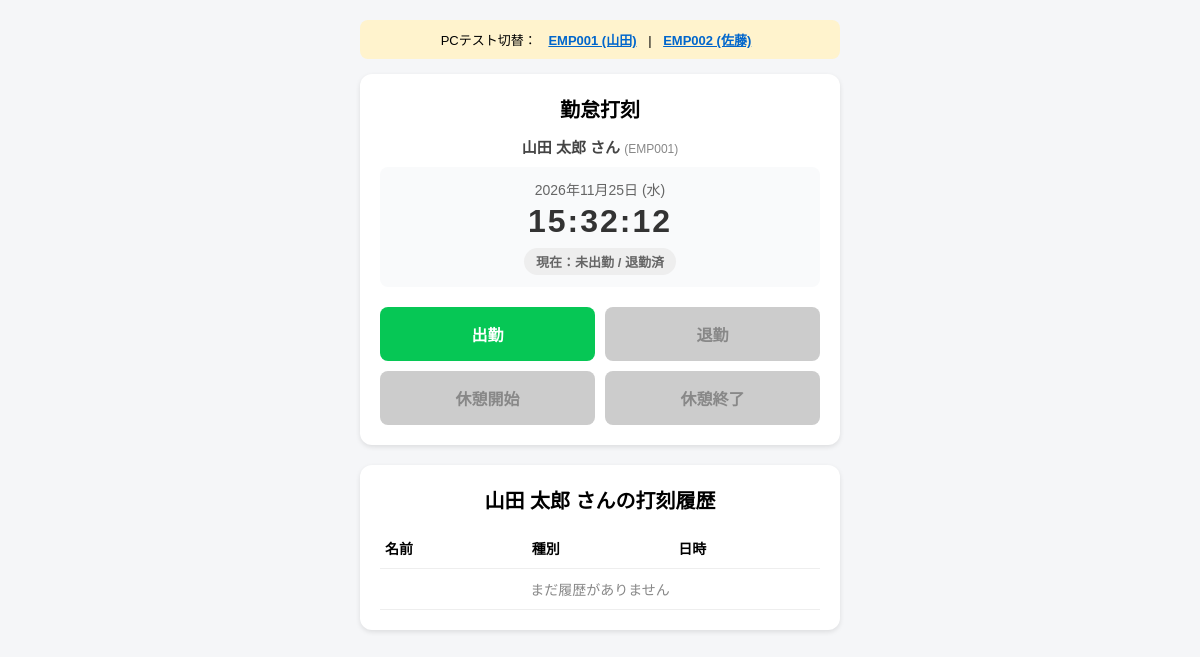
/, run on an earlier commit of the app's database.
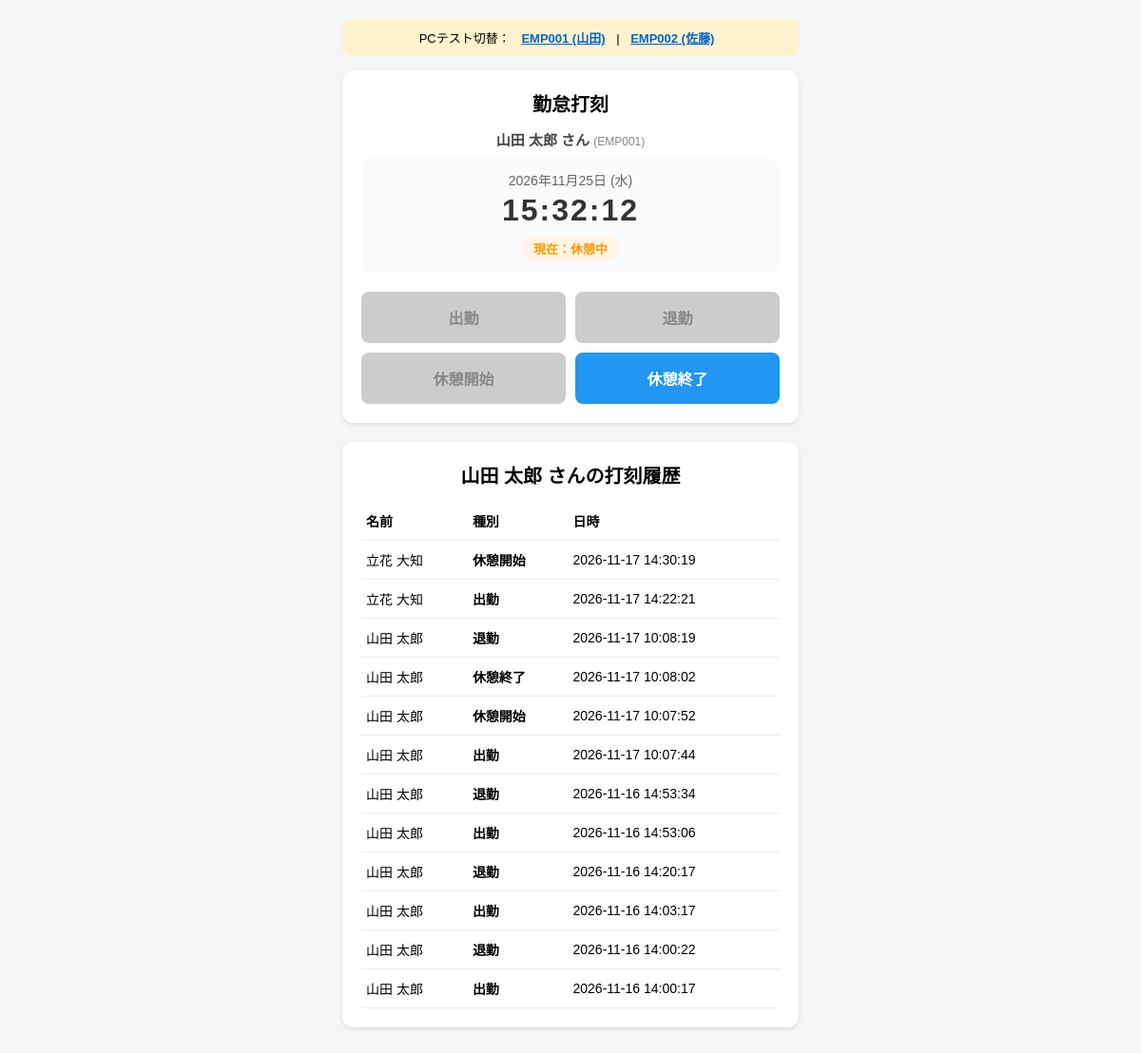
And on a later commit of the database.
### tables this page shows
CREATE TABLE records (
            id INTEGER PRIMARY KEY AUTOINCREMENT,
            user_id TEXT NOT NULL,
            user_name TEXT NOT NULL,
            action TEXT NOT NULL,
            timestamp TEXT NOT NULL
        );

### flaskr/main.py (the view, shortened to what this page needs)
@app.route('/')
def index():
    line_user_id = request.args.get('line_user_id', '')
    error_msg = request.args.get('error', '')
    mode = request.args.get('mode', '')
    if line_user_id and mode != 'staff':
        return render_template(
            'index.html',
            mode='select',
            line_user_id=line_user_id
        )
    user_id = request.args.get('user_id', 'EMP001')
    user_name = request.args.get('user_name', '山田 太郎')
    conn = sqlite3.connect(DB_NAME)
    c = conn.cursor()
    c.execute(
        'SELECT user_name, action, timestamp FROM records WHERE user_id = ? ORDER BY id DESC LIMIT 20',
        (user_id,)
    )
    records = c.fetchall()
    conn.close()
    last_action = records[0][1] if records else None
    return render_template(
        'index.html',
        mode='staff',
        is_registered=True,
        records=records,
        last_action=last_action,
        user_id=user_id,
        user_name=user_name,
        line_user_id=''
    )

### flaskr/templates/index.html (shortened to what this page needs)
<!DOCTYPE html>
<html lang="ja">
<head>
    <link rel="stylesheet" href="{{ url_for('static', filename='style.css') }}">
</head>
<body>
    {% if not line_user_id %}
    <div class="test-bar">
        PCテスト切替：
        <a href="/?user_id=EMP001&user_name=山田 太郎">EMP001 (山田)</a> |
        <a href="/?user_id=EMP002&user_name=佐藤 花子">EMP002 (佐藤)</a>
    </div>
    {% endif %}
    {% if mode == 'select' %}
    <div class="card">
        <h1>勤怠管理アプリ</h1>
        <p class="info-text">
            利用する機能を選択してください。
        </p>
        <div class="form-group">
            <a href="{{ url_for('index', line_user_id=line_user_id, mode='staff') }}"
               class="btn-register"
               style="display: block; box-sizing: border-box; text-align: center; text-decoration: none; color: white; padding: 15px;">
                スタッフとして利用
            </a>
        </div>
        <div class="form-group">
            <a href="{{ url_for('admin_login') }}"
               class="btn-register"
               style="display: block; box-sizing: border-box; text-align: center; text-decoration: none; color: white; padding: 15px;">
                管理者としてログイン
            </a>
        </div>
    </div>
    {% else %}
    <div class="card">
        <h1>勤怠打刻</h1>
        <div class="user-info">
            {{ user_name }} さん
            <span class="emp-badge">({{ user_id }})</span>
        </div>
        <div class="clock-box">
            <div id="current-date" class="date-text">
            </div>
            <div id="current-time" class="time-text">
            </div>
            {% if last_action in ['出勤', '休憩終了'] %}
            <div class="status-badge status-working">
                現在：出勤中
            </div>
            {% elif last_action == '休憩開始' %}
            <div class="status-badge status-break">
                現在：休憩中
            </div>
            {% else %}
            <div class="status-badge status-off">
                現在：未出勤 / 退勤済
            </div>
            {% endif %}
        </div>
        <form action="/stamp" method="POST">
            <div class="btn-grid">
                <button type="submit" name="action" value="出勤" class="btn-in"
                    {% if last_action not in [None, '退勤'] %}disabled{% endif %}>
                    出勤
                </button>
                <button type="submit" name="action" value="退勤" class="btn-out"
                    {% if last_action not in ['出勤', '休憩終了'] %}disabled{% endif %}>
                    退勤
                </button>
                <button type="submit" name="action" value="休憩開始" class="btn-break-start"
                    {% if last_action not in ['出勤', '休憩終了'] %}disabled{% endif %}>
                    休憩開始
                </button>
                <button type="submit" name="action" value="休憩終了" class="btn-break-end"
                    {% if last_action != '休憩開始' %}disabled{% endif %}>
                    休憩終了
                </button>
            </div>
        </form>
    </div>
    <div class="card">
        <h1>{{ user_name }} さんの打刻履歴</h1>
        <table>
            <thead>
                <tr>
                    <th>名前</th>
                    <th>種別</th>
                    <th>日時</th>
                </tr>
            </thead>
            <tbody>
                {% for record in records %}
                <tr>
                    <td>{{ record[0] }}</td>
                    <td><strong>{{ record[1] }}</strong></td>
                    <td>{{ record[2] }}</td>
                </tr>
                {% else %}
                <tr>
                    <td colspan="3" style="text-align:center; color:#888;">
                        まだ履歴がありません
                    </td>
                </tr>
                {% endfor %}
            </tbody>
        </table>
    </div>
    {% endif %}
</body>
</html>

What changed in the data, as far as the page shows it:
added records: user_name "立花 大知", action "休憩開始", timestamp "2026-11-17 14:30:19"
added records: user_name "立花 大知", action "出勤", timestamp "2026-11-17 14:22:21"
added records: user_name "山田 太郎", action "退勤", timestamp "2026-11-17 10:08:19"
added records: user_name "山田 太郎", action "休憩終了", timestamp "2026-11-17 10:08:02"
added records: user_name "山田 太郎", action "休憩開始", timestamp "2026-11-17 10:07:52"
added records: user_name "山田 太郎", action "出勤", timestamp "2026-11-17 10:07:44"
added records: user_name "山田 太郎", action "退勤", timestamp "2026-11-16 14:53:34"
added records: user_name "山田 太郎", action "出勤", timestamp "2026-11-16 14:53:06"
added records: user_name "山田 太郎", action "退勤", timestamp "2026-11-16 14:20:17"
added records: user_name "山田 太郎", action "出勤", timestamp "2026-11-16 14:03:17"
added records: user_name "山田 太郎", action "退勤", timestamp "2026-11-16 14:00:22"
added records: user_name "山田 太郎", action "出勤", timestamp "2026-11-16 14:00:17"
Also different on the page:
text no longer shown: "現在：未出勤 / 退勤済 まだ履歴がありません"
text now shown: "現在：休憩中"
